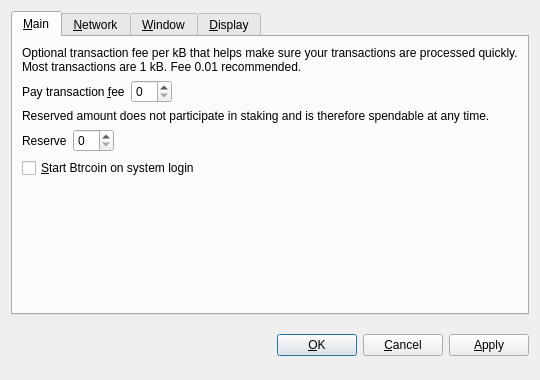
<?xml version="1.0" encoding="UTF-8"?>
<ui version="4.0">
 <class>OptionsDialog</class>
 <widget class="QDialog" name="OptionsDialog">
  <property name="geometry">
   <rect>
    <x>0</x>
    <y>0</y>
    <width>540</width>
    <height>380</height>
   </rect>
  </property>
  <property name="windowTitle">
   <string>Options</string>
  </property>
  <property name="modal">
   <bool>true</bool>
  </property>
  <layout class="QVBoxLayout" name="verticalLayout">
   <item>
    <widget class="QTabWidget" name="tabWidget">
     <property name="tabPosition">
      <enum>QTabWidget::North</enum>
     </property>
     <property name="currentIndex">
      <number>0</number>
     </property>
     <widget class="QWidget" name="tabMain">
      <attribute name="title">
       <string>&amp;Main</string>
      </attribute>
      <layout class="QVBoxLayout" name="verticalLayout_Main">
       <item>
        <widget class="QLabel" name="transactionFeeInfoLabel">
         <property name="text">
          <string>Optional transaction fee per kB that helps make sure your transactions are processed quickly. Most transactions are 1 kB. Fee 0.01 recommended.</string>
         </property>
         <property name="textFormat">
          <enum>Qt::PlainText</enum>
         </property>
         <property name="wordWrap">
          <bool>true</bool>
         </property>
        </widget>
       </item>
       <item>
        <layout class="QHBoxLayout" name="horizontalLayoutFee">
         <item>
          <widget class="QLabel" name="transactionFeeLabel">
           <property name="text">
            <string>Pay transaction &amp;fee</string>
           </property>
           <property name="textFormat">
            <enum>Qt::PlainText</enum>
           </property>
           <property name="buddy">
            <cstring>transactionFee</cstring>
           </property>
          </widget>
         </item>
         <item>
          <widget class="BitcoinAmountField" name="transactionFee"/>
         </item>
         <item>
          <spacer name="horizontalSpacerFee">
           <property name="orientation">
            <enum>Qt::Horizontal</enum>
           </property>
           <property name="sizeHint" stdset="0">
            <size>
             <width>40</width>
             <height>20</height>
            </size>
           </property>
          </spacer>
         </item>
        </layout>
       </item>
       <item>
        <widget class="QLabel" name="reserveBalanceInfoLabel">
         <property name="text">
          <string>Reserved amount does not participate in staking and is therefore spendable at any time.</string>
         </property>
         <property name="textFormat">
          <enum>Qt::PlainText</enum>
         </property>
         <property name="wordWrap">
          <bool>true</bool>
         </property>
        </widget>
       </item>
       <item>
        <layout class="QHBoxLayout" name="horizontalLayoutReserveBalance">
         <item>
          <widget class="QLabel" name="reserveBalanceLabel">
           <property name="text">
            <string>Reserve</string>
           </property>
           <property name="textFormat">
            <enum>Qt::PlainText</enum>
           </property>
           <property name="buddy">
            <cstring>reserveBalance</cstring>
           </property>
          </widget>
         </item>
         <item>
          <widget class="BitcoinAmountField" name="reserveBalance"/>
         </item>
         <item>
          <spacer name="horizontalSpacerReserveBalance">
           <property name="orientation">
            <enum>Qt::Horizontal</enum>
           </property>
           <property name="sizeHint" stdset="0">
            <size>
             <width>40</width>
             <height>20</height>
            </size>
           </property>
          </spacer>
         </item>
        </layout>
       </item>
       <item>
        <widget class="QCheckBox" name="bitcoinAtStartup">
         <property name="toolTip">
          <string>Automatically start Btrcoin after logging in to the system.</string>
         </property>
         <property name="text">
          <string>&amp;Start Btrcoin on system login</string>
         </property>
        </widget>
       </item>
       <item>
        <spacer name="verticalSpacer_Main">
         <property name="orientation">
          <enum>Qt::Vertical</enum>
         </property>
         <property name="sizeHint" stdset="0">
          <size>
           <width>20</width>
           <height>40</height>
          </size>
         </property>
        </spacer>
       </item>
      </layout>
     </widget>
     <widget class="QWidget" name="tabNetwork">
      <attribute name="title">
       <string>&amp;Network</string>
      </attribute>
      <layout class="QVBoxLayout" name="verticalLayout_Network">
       <item>
        <widget class="QCheckBox" name="mapPortUpnp">
         <property name="toolTip">
          <string>Automatically open the Btrcoin client port on the router. This only works when your router supports UPnP and it is enabled.</string>
         </property>
         <property name="text">
          <string>Map port using &amp;UPnP</string>
         </property>
        </widget>
       </item>
       <item>
        <widget class="QCheckBox" name="connectSocks">
         <property name="toolTip">
          <string>Connect to the Btrcoin network through a SOCKS proxy (e.g. when connecting through Tor).</string>
         </property>
         <property name="text">
          <string>&amp;Connect through SOCKS proxy:</string>
         </property>
        </widget>
       </item>
       <item>
        <layout class="QHBoxLayout" name="horizontalLayout_Network">
         <item>
          <widget class="QLabel" name="proxyIpLabel">
           <property name="text">
            <string>Proxy &amp;IP:</string>
           </property>
           <property name="textFormat">
            <enum>Qt::PlainText</enum>
           </property>
           <property name="buddy">
            <cstring>proxyIp</cstring>
           </property>
          </widget>
         </item>
         <item>
          <widget class="QValidatedLineEdit" name="proxyIp">
           <property name="maximumSize">
            <size>
             <width>140</width>
             <height>16777215</height>
            </size>
           </property>
           <property name="toolTip">
            <string>IP address of the proxy (e.g. 127.0.0.1)</string>
           </property>
          </widget>
         </item>
         <item>
          <widget class="QLabel" name="proxyPortLabel">
           <property name="text">
            <string>&amp;Port:</string>
           </property>
           <property name="textFormat">
            <enum>Qt::PlainText</enum>
           </property>
           <property name="buddy">
            <cstring>proxyPort</cstring>
           </property>
          </widget>
         </item>
         <item>
          <widget class="QLineEdit" name="proxyPort">
           <property name="maximumSize">
            <size>
             <width>55</width>
             <height>16777215</height>
            </size>
           </property>
           <property name="toolTip">
            <string>Port of the proxy (e.g. 9050)</string>
           </property>
          </widget>
         </item>
         <item>
          <widget class="QLabel" name="socksVersionLabel">
           <property name="text">
            <string>SOCKS &amp;Version:</string>
           </property>
           <property name="textFormat">
            <enum>Qt::PlainText</enum>
           </property>
           <property name="buddy">
            <cstring>socksVersion</cstring>
           </property>
          </widget>
         </item>
         <item>
          <widget class="QValueComboBox" name="socksVersion">
           <property name="toolTip">
            <string>SOCKS version of the proxy (e.g. 5)</string>
           </property>
          </widget>
         </item>
         <item>
          <spacer name="horizontalSpacer_Network">
           <property name="orientation">
            <enum>Qt::Horizontal</enum>
           </property>
           <property name="sizeHint" stdset="0">
            <size>
             <width>40</width>
             <height>20</height>
            </size>
           </property>
          </spacer>
         </item>
        </layout>
       </item>
       <item>
        <spacer name="verticalSpacer_Network">
         <property name="orientation">
          <enum>Qt::Vertical</enum>
         </property>
         <property name="sizeHint" stdset="0">
          <size>
           <width>20</width>
           <height>40</height>
          </size>
         </property>
        </spacer>
       </item>
      </layout>
     </widget>
     <widget class="QWidget" name="tabWindow">
      <attribute name="title">
       <string>&amp;Window</string>
      </attribute>
      <layout class="QVBoxLayout" name="verticalLayout_Window">
       <item>
        <widget class="QCheckBox" name="minimizeToTray">
         <property name="toolTip">
          <string>Show only a tray icon after minimizing the window.</string>
         </property>
         <property name="text">
          <string>&amp;Minimize to the tray instead of the taskbar</string>
         </property>
        </widget>
       </item>
       <item>
        <widget class="QCheckBox" name="minimizeOnClose">
         <property name="toolTip">
          <string>Minimize instead of exit the application when the window is closed. When this option is enabled, the application will be closed only after selecting Quit in the menu.</string>
         </property>
         <property name="text">
          <string>M&amp;inimize on close</string>
         </property>
        </widget>
       </item>
       <item>
        <spacer name="verticalSpacer_Window">
         <property name="orientation">
          <enum>Qt::Vertical</enum>
         </property>
         <property name="sizeHint" stdset="0">
          <size>
           <width>20</width>
           <height>40</height>
          </size>
         </property>
        </spacer>
       </item>
      </layout>
     </widget>
     <widget class="QWidget" name="tabDisplay">
      <attribute name="title">
       <string>&amp;Display</string>
      </attribute>
      <layout class="QVBoxLayout" name="verticalLayout_Display">
       <item>
        <layout class="QHBoxLayout" name="horizontalLayout_1_Display">
         <item>
          <widget class="QLabel" name="langLabel">
           <property name="text">
            <string>User Interface &amp;language:</string>
           </property>
           <property name="textFormat">
            <enum>Qt::PlainText</enum>
           </property>
           <property name="buddy">
            <cstring>lang</cstring>
           </property>
          </widget>
         </item>
         <item>
          <widget class="QValueComboBox" name="lang">
           <property name="toolTip">
            <string>The user interface language can be set here. This setting will take effect after restarting Btrcoin.</string>
           </property>
          </widget>
         </item>
        </layout>
       </item>
       <item>
        <layout class="QHBoxLayout" name="horizontalLayout_2_Display">
         <item>
          <widget class="QLabel" name="unitLabel">
           <property name="text">
            <string>&amp;Unit to show amounts in:</string>
           </property>
           <property name="textFormat">
            <enum>Qt::PlainText</enum>
           </property>
           <property name="buddy">
            <cstring>unit</cstring>
           </property>
          </widget>
         </item>
         <item>
          <widget class="QValueComboBox" name="unit">
           <property name="toolTip">
            <string>Choose the default subdivision unit to show in the interface and when sending coins.</string>
           </property>
          </widget>
         </item>
        </layout>
       </item>
       <item>
        <widget class="QCheckBox" name="displayAddresses">
         <property name="toolTip">
          <string>Whether to show Btrcoin addresses in the transaction list or not.</string>
         </property>
         <property name="text">
          <string>&amp;Display addresses in transaction list</string>
         </property>
        </widget>
       </item>
       <item>
        <widget class="QCheckBox" name="coinControlFeatures">
         <property name="toolTip">
          <string>Whether to show coin control features or not.</string>
         </property>
         <property name="text">
          <string>Display coin &amp;control features (experts only!)</string>
         </property>
        </widget>
       </item>
       <item>
        <spacer name="verticalSpacer_Display">
         <property name="orientation">
          <enum>Qt::Vertical</enum>
         </property>
         <property name="sizeHint" stdset="0">
          <size>
           <width>20</width>
           <height>40</height>
          </size>
         </property>
        </spacer>
       </item>
      </layout>
     </widget>
    </widget>
   </item>
   <item>
    <layout class="QHBoxLayout" name="horizontalLayout_Buttons">
     <item>
      <spacer name="horizontalSpacer_1">
       <property name="orientation">
        <enum>Qt::Horizontal</enum>
       </property>
       <property name="sizeHint" stdset="0">
        <size>
         <width>40</width>
         <height>48</height>
        </size>
       </property>
      </spacer>
     </item>
     <item>
      <widget class="QLabel" name="statusLabel">
       <property name="font">
        <font>
         <weight>75</weight>
         <bold>true</bold>
        </font>
       </property>
       <property name="text">
        <string/>
       </property>
       <property name="textFormat">
        <enum>Qt::PlainText</enum>
       </property>
       <property name="wordWrap">
        <bool>true</bool>
       </property>
      </widget>
     </item>
     <item>
      <spacer name="horizontalSpacer_2">
       <property name="orientation">
        <enum>Qt::Horizontal</enum>
       </property>
       <property name="sizeHint" stdset="0">
        <size>
         <width>40</width>
         <height>48</height>
        </size>
       </property>
      </spacer>
     </item>
     <item>
      <widget class="QPushButton" name="okButton">
       <property name="text">
        <string>&amp;OK</string>
       </property>
      </widget>
     </item>
     <item>
      <widget class="QPushButton" name="cancelButton">
       <property name="text">
        <string>&amp;Cancel</string>
       </property>
       <property name="autoDefault">
        <bool>false</bool>
       </property>
      </widget>
     </item>
     <item>
      <widget class="QPushButton" name="applyButton">
       <property name="text">
        <string>&amp;Apply</string>
       </property>
       <property name="autoDefault">
        <bool>false</bool>
       </property>
      </widget>
     </item>
    </layout>
   </item>
  </layout>
 </widget>
 <customwidgets>
  <customwidget>
   <class>BitcoinAmountField</class>
   <extends>QSpinBox</extends>
   <header>bitcoinamountfield.h</header>
  </customwidget>
  <customwidget>
   <class>QValueComboBox</class>
   <extends>QComboBox</extends>
   <header>qvaluecombobox.h</header>
  </customwidget>
  <customwidget>
   <class>QValidatedLineEdit</class>
   <extends>QLineEdit</extends>
   <header>qvalidatedlineedit.h</header>
  </customwidget>
 </customwidgets>
 <resources/>
 <connections/>
</ui>
